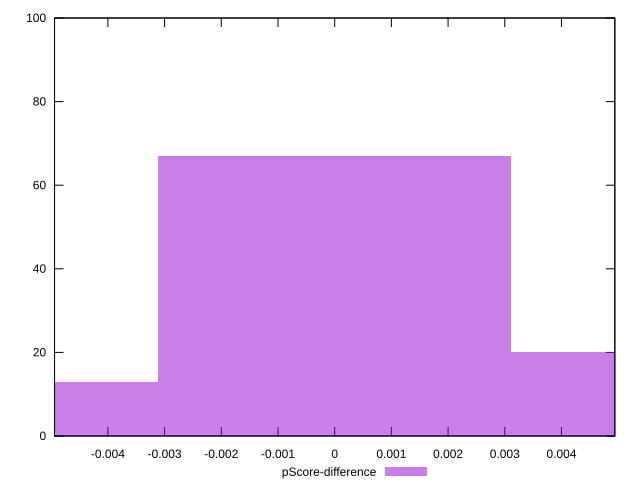

Write the gnuplot code that produced this figure.
reset

$pScoreDifference <<EOF
0 67
-0.0062335512153393864 13
0.0062335512153393864 20
EOF

set key outside below
set boxwidth 0.0062335512153393864
set xrange [-0.004941176470588227:0.004941176470588227]
set yrange [0:100]
set trange [0:100]
set style fill transparent solid 0.5 noborder
set terminal svg size 640, 490 enhanced background rgb 'white'
set output "report_00015_2021-02-09T16-11-33.973Z/render-blocking-resources/samples/pages/pScore-difference/histogram.svg"

plot $pScoreDifference title "pScore-difference" with boxes

reset
